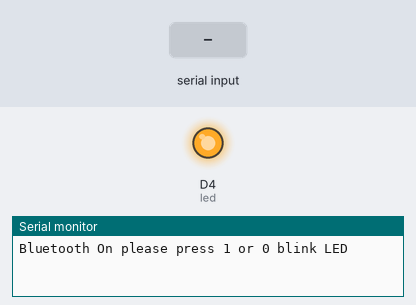
Recording of a sketch running on a simulated ESP8266 (NodeMCU). Parts: output pins drawn as LEDs (lit = HIGH), the last lines printed to the serial monitor. The inputs (shaded band) are chosen by the test bench.

Above: at 1.2 s.
1.3 s: "0" received over the second serial link
At 2.1 s:
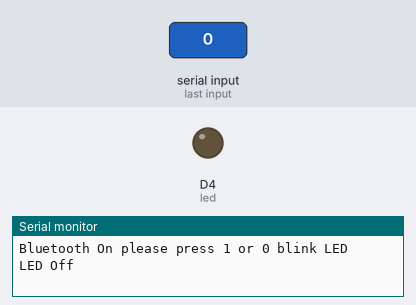
2.8 s: "1" received over the second serial link
At 3.2 s:
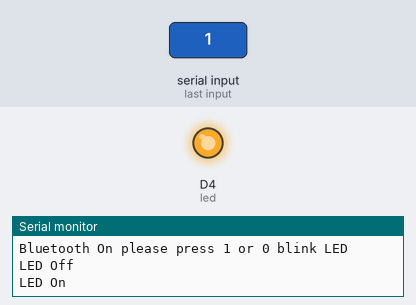
Timing chart, 0 to 5.8 s (numbered marks = the images above; inputs shaded):
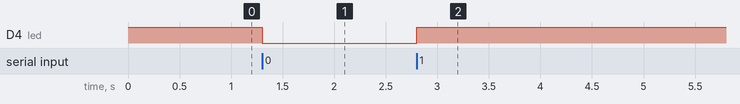

The sketch:

connectBluetooth.ino
```cpp
#include <SoftwareSerial.h>
#define TX_PIN D7 //chân D7 arduino có chức năng của TX
#define RX_PIN D6 // chân D6 arduino có chức năng của RX
String data;
int led = D4;
int flag = 0;
SoftwareSerial bluetooth(RX_PIN, TX_PIN); //RX_PIN Arduino nối vào chân TX của HC_06
//HC05 và TX_PIN Arduino nối với RX của HC_06/HC_05
void setup() {
 Serial.begin(9600);
 bluetooth.begin(9600);

 pinMode(led, OUTPUT);
 pinMode(RX_PIN, INPUT);
 pinMode(TX_PIN, OUTPUT);

 digitalWrite(led, HIGH);
 Serial.println("Bluetooth On please press 1 or 0 blink LED");
}
void loop() {
if (bluetooth.available() > 0) {
 char c = bluetooth.read();
 switch (c)
 {
 case '1':
 data = "on";
 break;
 case '0':
 data = "off";
 break;
 default:
 break;
 }
 }

 if (data.length() > 0) {
 if(data == "on")
 {
 digitalWrite(led, HIGH);
 Serial.println("LED On");
 bluetooth.println("turn on led done");
 }
 else if(data == "off")
 {
 digitalWrite(led, LOW);
 Serial.println("LED Off");
 bluetooth.println("turn off led done");
 }
 data="";
 }
}
```

Measured:
- after the input at 1.3 s, D4 (led): HIGH → LOW at once
- after the input at 2.8 s, D4 (led): LOW → HIGH at once
